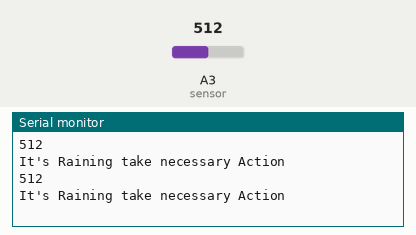
The sketch below on a simulated Arduino Uno, built with avr-gcc and run on an emulated ATmega328P. Parts: the last lines printed to the serial monitor. The inputs (shaded band) are chosen by the test bench; at power-on: A3 (sensor) = 512.

Above: at 1.8 s.
1.9 s: A3 (sensor) set to 212
At 2.8 s:
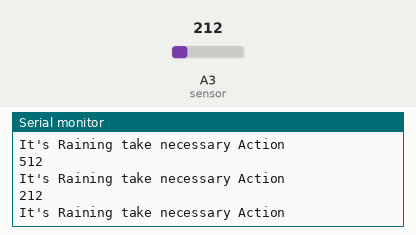
3.4 s: A3 (sensor) set to 184
At 4.8 s:
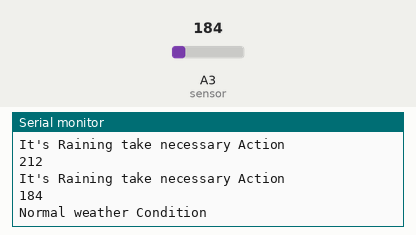
Timing chart, 0 to 6.4 s (numbered marks = the images above; inputs shaded):
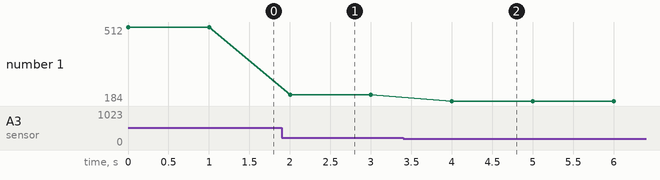

The sketch:

Water_sensor.ino
```cpp
#define sensor A3


void setup() {
  // put your setup code here, to run once:
Serial.begin(9600);
}

void loop() {
  // put your main code here, to run repeatedly:
int sensorValue = analogRead(sensor);
Serial.println(sensorValue);
if (sensorValue > 200){
  Serial.println("It's Raining take necessary Action");
}
else{
  Serial.println("Normal weather Condition");
}
delay(1000);
}
```

Measured:
- the behaviour switches between 201 and 200 on A3 (sensor) (found by bisection; images 1 and 2)
- after the input at 1.9 s, the serial monitor: prints a new line after 0.10 s (image 1)
- after the input at 3.4 s, the serial monitor: prints a new line after 0.60 s (image 2)
- plotted number 1: 512 → 212 after the input at 1.9 s, 212 → 184 after the input at 3.4 s
